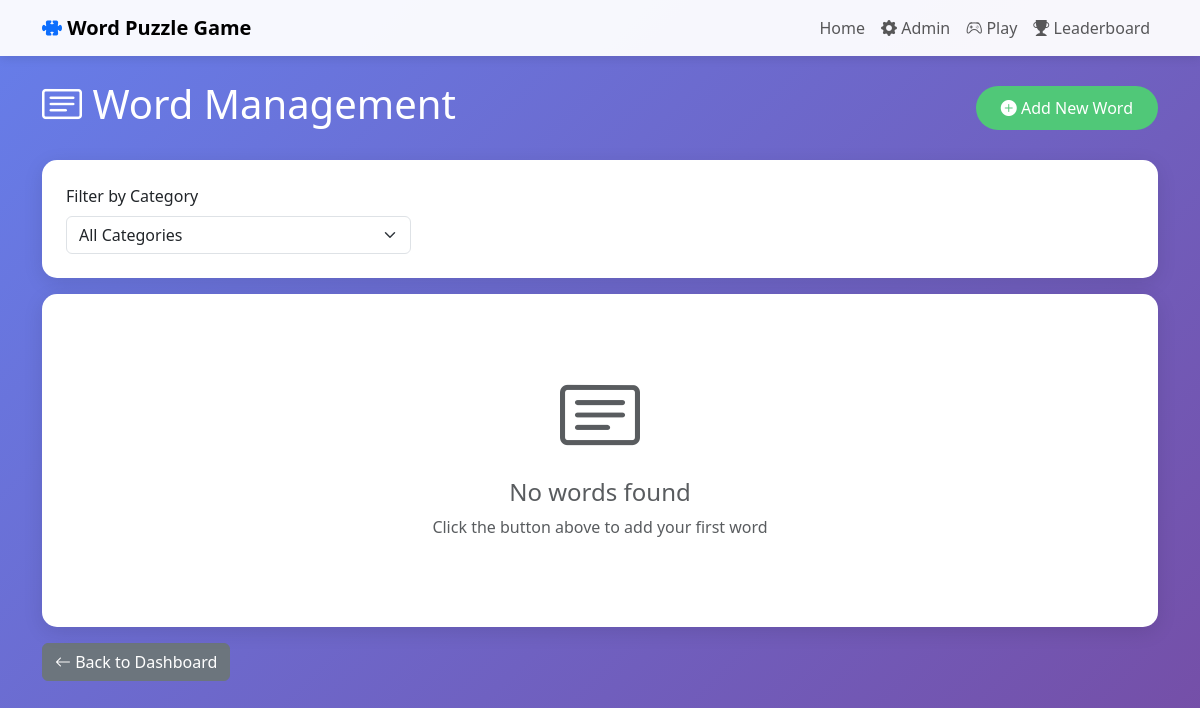
The page /admin/words on the database as committed earlier.
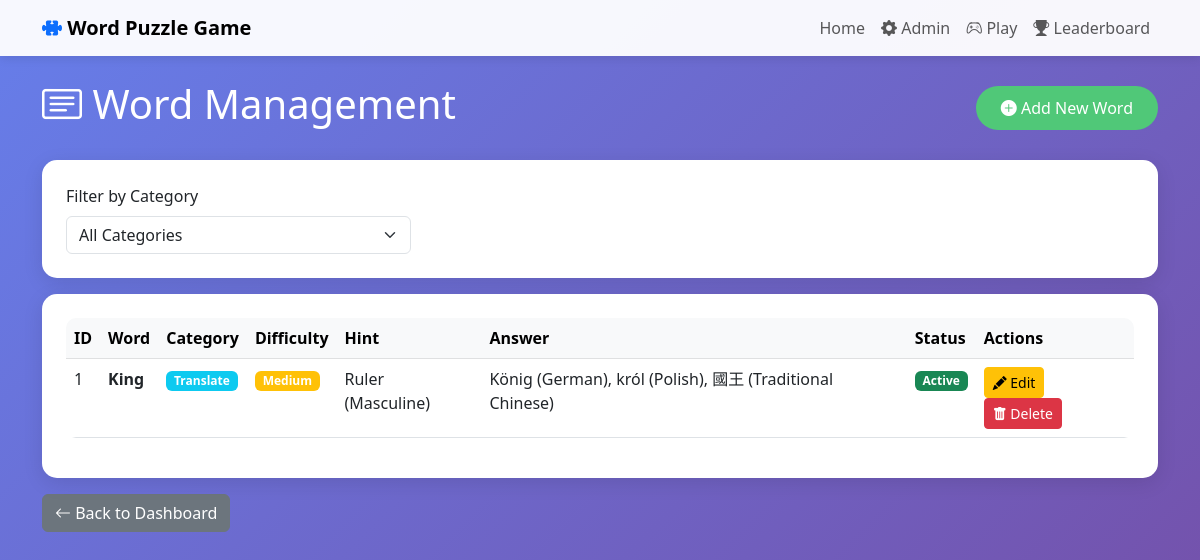
The same page on the database as committed later.
### app/models.py (models this page shows, shortened)
class Word(db.Model):
    __tablename__ = 'words'
    id = db.Column(db.Integer, primary_key=True)
    word = db.Column(db.String(100), unique=True, nullable=False)
    category = db.Column(db.String(50), nullable=False)  # Slang, Rhyme, Translate, etc.
    difficulty = db.Column(db.String(20), default='medium')  # easy, medium, hard
    hint = db.Column(db.String(200))
    answer = db.Column(db.String(100))  # For certain game modes
    translation = db.Column(db.String(100))  # For translate mode
    opposite = db.Column(db.String(100))  # For opposites mode
    rhyme_with = db.Column(db.String(100))  # For rhyme time mode
    context_sentence = db.Column(db.Text)  # For contextual mode
    is_active = db.Column(db.Boolean, default=True)
    created_at = db.Column(db.DateTime, default=datetime.utcnow)

### app/routes.py (the view)
@admin_bp.route('/words')
def list_words():
    category = request.args.get('category', 'all')
    if category == 'all':
        words = Word.query.order_by(desc(Word.created_at)).all()
    else:
        words = Word.query.filter_by(category=category).order_by(desc(Word.created_at)).all()
    categories = db.session.query(Word.category).distinct().all()
    categories = [cat[0] for cat in categories]
    return render_template('admin/words.html', words=words, categories=categories, selected_category=category)

### app/templates/admin/words.html (shortened to what the changed rows need)
{% extends "base.html" %}
{% block content %}
<div class="d-flex justify-content-between align-items-center mb-4">
    <h1 class="text-white">
        <i class="bi bi-card-text"></i> Word Management
    </h1>
</div>
<div class="card p-4">
    {% if words %}
        <div class="table-responsive">
            <table class="table table-hover">
                <thead class="table-light">
                    <tr>
                        <th>ID</th>
                        <th>Word</th>
                        <th>Category</th>
                        <th>Difficulty</th>
                        <th>Hint</th>
                        <th>Answer</th>
                        <th>Status</th>
                        <th>Actions</th>
                    </tr>
                </thead>
                <tbody>
                    {% for word in words %}
                    <tr>
                        <td>{{ word.id }}</td>
                        <td><strong>{{ word.word }}</strong></td>
                        <td>
                            <span class="badge bg-info">{{ word.category }}</span>
                        </td>
                        <td>
                            {% if word.difficulty == 'easy' %}
                                <span class="badge bg-success">Easy</span>
                            {% elif word.difficulty == 'medium' %}
                                <span class="badge bg-warning">Medium</span>
                            {% else %}
                                <span class="badge bg-danger">Hard</span>
                            {% endif %}
                        </td>
                        <td>{{ word.hint[:30] + '...' if word.hint and word.hint|length > 30 else word.hint or '-' }}</td>
                        <td>{{ word.answer or word.translation or word.opposite or word.rhyme_with or '-' }}</td>
                        <td>
                            {% if word.is_active %}
                                <span class="badge bg-success">Active</span>
                            {% else %}
                                <span class="badge bg-secondary">Inactive</span>
                            {% endif %}
                        </td>
                        <td>
                            <a href="{{ url_for('admin.edit_word', word_id=word.id) }}"
                               class="btn btn-sm btn-warning">
                                <i class="bi bi-pencil-fill"></i> Edit
                            </a>
                            <form method="POST" action="{{ url_for('admin.delete_word', word_id=word.id) }}"
                                  style="display: inline;"
                                  onsubmit="return confirm('Are you sure you want to delete this word?');">
                                <button type="submit" class="btn btn-sm btn-danger">
                                    <i class="bi bi-trash-fill"></i> Delete
                                </button>
                            </form>
                        </td>
                    </tr>
                    {% endfor %}
                </tbody>
            </table>
        </div>
    {% else %}
        <div class="text-center py-5">
            <i class="bi bi-card-text display-1 text-muted"></i>
            <h4 class="mt-3 text-muted">No words found</h4>
            <p class="text-muted">Click the button above to add your first word</p>
        </div>
    {% endif %}
</div>
{% endblock %}

Rows that differ between the two databases and show on the page:
added Word: id "1", word "King", category "Translate", difficulty "Medium", hint "Ruler (Masculine)", answer+translation "König (German), król (Polish), 國王 (Traditional Chinese)", is_active "Active"
Other text that changed with them:
text no longer shown: "No words found Click the button above to add your first word"
text now shown: "ID Word Category Difficulty Hint Answer Status Actions"
